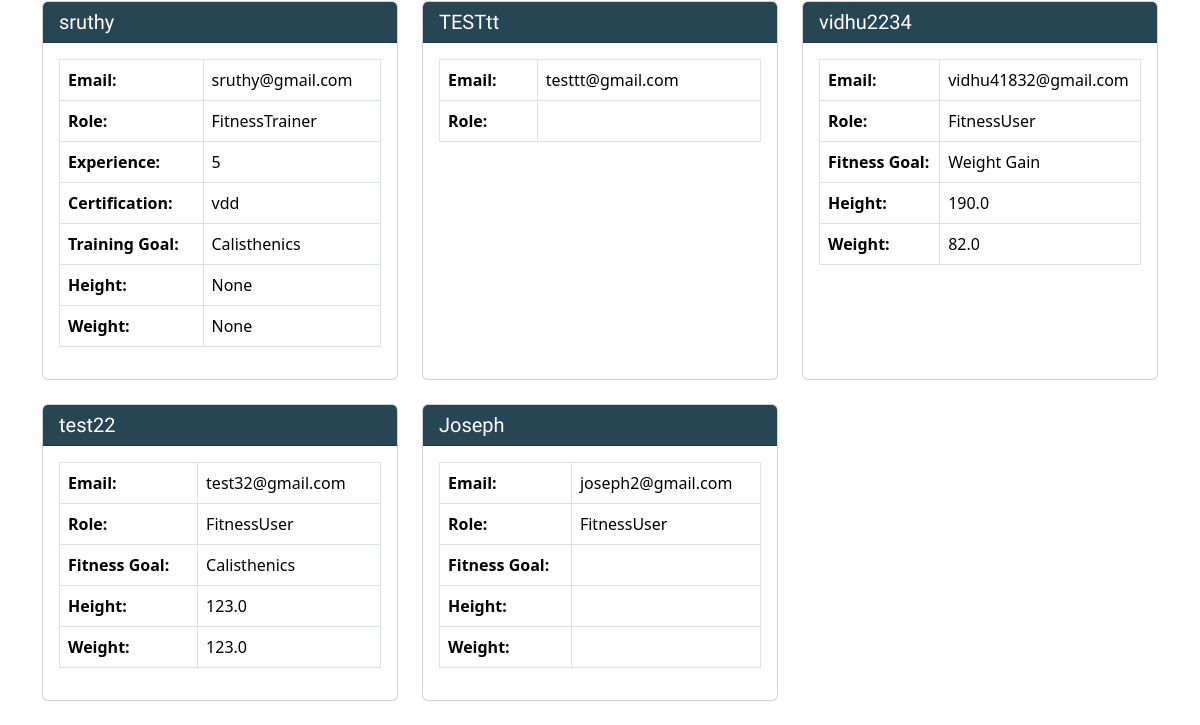
/members/all-users/ (lower part), run on an earlier commit of the app's database.
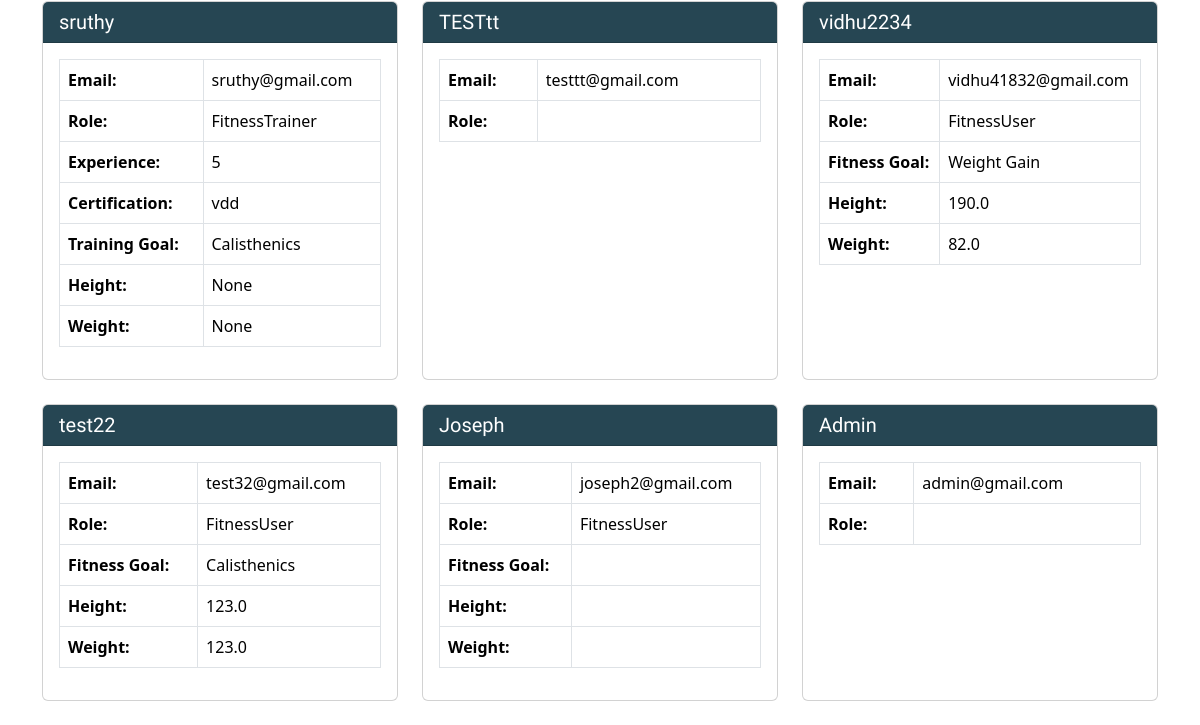
And on a later commit of the database.
### users/models.py (models this page shows, shortened)
class CustomUser(AbstractBaseUser, PermissionsMixin):
    username = models.CharField(max_length=100, unique=True)
    email = models.EmailField(unique=True)
    first_name = models.CharField(max_length=100)
    last_name = models.CharField(max_length=100)
    role = models.CharField(max_length=20)  # Define roles (e.g., "FitnessUser", "FitnessTrainer", "SportsTrainer")
    description = models.TextField(blank=True, null=True)
    profile_picture = models.FileField(upload_to='profile_pics/', blank=True, null=True)
    address = models.TextField(blank=True, null=True)
    contact_number = models.CharField(max_length=15, blank=True, null=True)
    second_contact_number = models.CharField(max_length=15, blank=True, null=True)# Add the description field
    is_active = models.BooleanField(default=True)
    is_staff = models.BooleanField(default=False)
    objects = CustomUserManager()
    USERNAME_FIELD = 'email'
    REQUIRED_FIELDS = ['username']

### Members/models.py (models this page shows, shortened)
class FitnessTrainer(models.Model):
    user = models.OneToOneField(CustomUser, on_delete=models.CASCADE)
    experience = models.IntegerField()
    certification = models.CharField(max_length=255, null=True, blank=True)
    training_goal = models.CharField(max_length=255)
    certification_link = models.CharField(max_length=255, blank=True, null=True)
    height = models.FloatField(blank=True, null=True)
    weight = models.FloatField(blank=True, null=True)

class FitnessUser(models.Model):
    user = models.OneToOneField(CustomUser, on_delete=models.CASCADE)
    fitness_goal = models.CharField(max_length=255)
    height = models.FloatField()
    weight = models.FloatField()
    medical_conditions_text = models.TextField(blank=True, null=True)
    medical_conditions_pdf = models.FileField(upload_to='medical_conditions_pdfs/', blank=True, null=True)

### Members/views.py (the view)
# urls.py: path('all-users/', views.all_users_view, name='all_users'),
def all_users_view(request):
    users = CustomUser.objects.all()
    return render(request, 'all_users.html', {'users': users})

### Members/templates/all_users.html (shortened to what this page needs)
{% extends 'sadmin.html' %}
{% block content %}
<div class="container mt-4">
    <div class="row">
        {% for user in users %}
        <div class="col-md-4 mb-4">
            <div class="card h-100">
                <div class="card-header" style="background-color: #264653; color: #fff;">
                    <h5 class="card-title mb-0">{{ user.username }}</h5>
                </div>
                <div class="card-body">
                    <table class="table table-bordered">
                        <tbody>
                            <tr>
                                <td><strong>Email:</strong></td>
                                <td>{{ user.email }}</td>
                            </tr>
                            <tr>
                                <td><strong>Role:</strong></td>
                                <td>{{ user.role }}</td>
                            </tr>
                            {% if user.role == 'FitnessUser' %}
                            <tr>
                                <td><strong>Fitness Goal:</strong></td>
                                <td>{{ user.fitnessuser.fitness_goal }}</td>
                            </tr>
                            <tr>
                                <td><strong>Height:</strong></td>
                                <td>{{ user.fitnessuser.height }}</td>
                            </tr>
                            <tr>
                                <td><strong>Weight:</strong></td>
                                <td>{{ user.fitnessuser.weight }}</td>
                            </tr>
                            {% elif user.role == 'FitnessTrainer' %}
                            <tr>
                                <td><strong>Experience:</strong></td>
                                <td>{{ user.fitnesstrainer.experience }}</td>
                            </tr>
                            <tr>
                                <td><strong>Certification:</strong></td>
                                <td>{{ user.fitnesstrainer.certification }}</td>
                            </tr>
                            <tr>
                                <td><strong>Training Goal:</strong></td>
                                <td>{{ user.fitnesstrainer.training_goal }}</td>
                            </tr>
                            <tr>
                                <td><strong>Height:</strong></td>
                                <td>{{ user.fitnesstrainer.height }}</td>
                            </tr>
                            <tr>
                                <td><strong>Weight:</strong></td>
                                <td>{{ user.fitnesstrainer.weight }}</td>
                            </tr>
                            {% endif %}
                        </tbody>
                    </table>
                </div>
            </div>
        </div>
        {% endfor %}
    </div>
</div>
{% endblock %}

What changed in the data, as far as the page shows it:
added CustomUser: username "Admin", email "admin@gmail.com"
